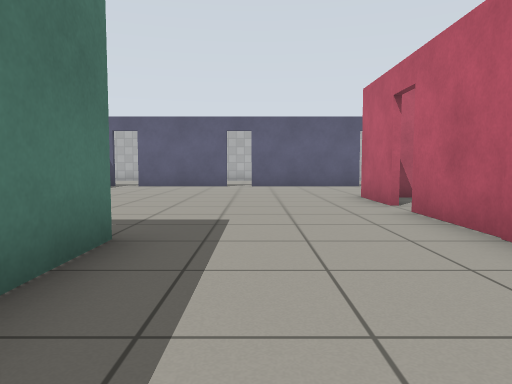
[1] (above)

21 first-person views from a walk through a Gazebo world. The camera is 0.72 m above the floor, tilts 4° down and sees 70° across. The floor is counted in squares, 1 m on a side. Each view is taken from the middle of a square. On the plan, view 1 faces up. The plan holds only what a view shows up to about 11 squares ahead; the rest is blank. Gazebo's built-in surfaces are drawn with simple patterns.

[2]
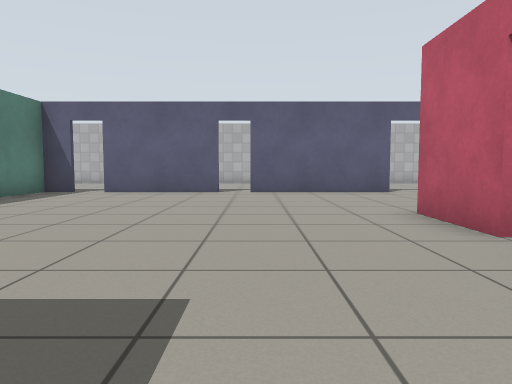

[3]
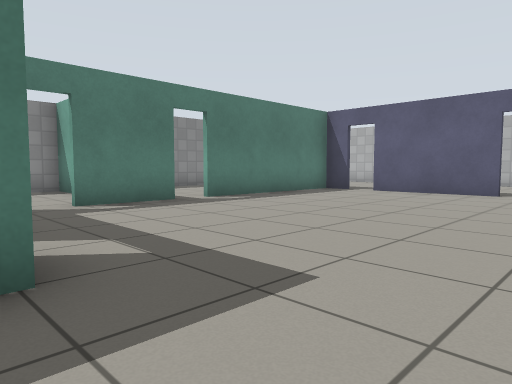

[4]
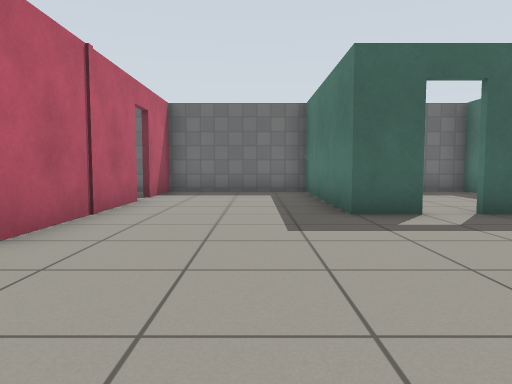

[5]
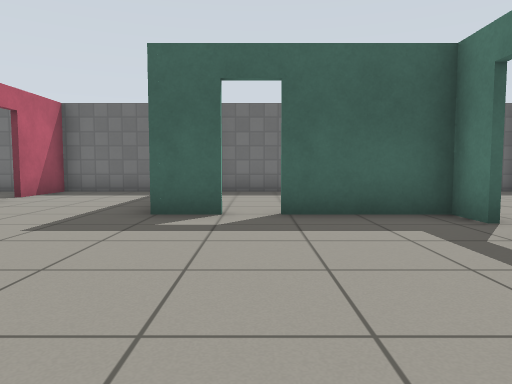

[6]
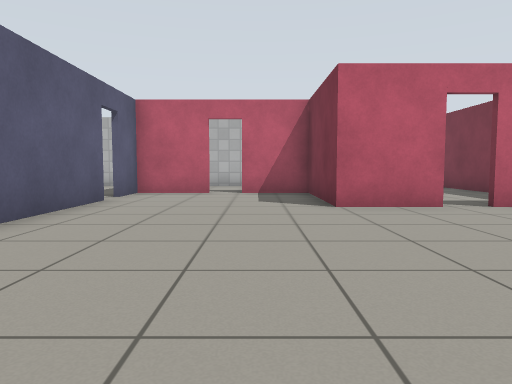

[7]
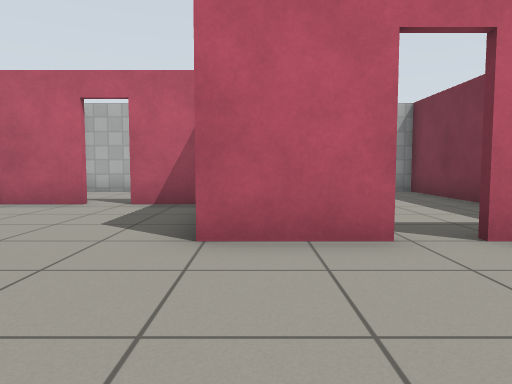

[8]
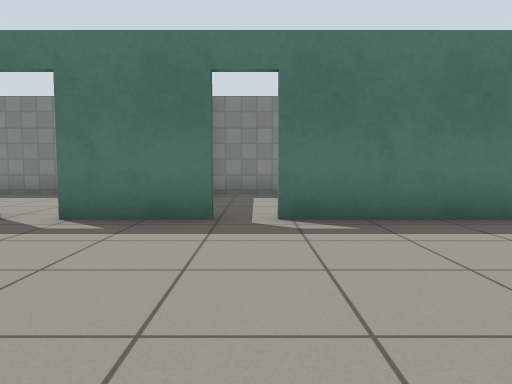

[9]
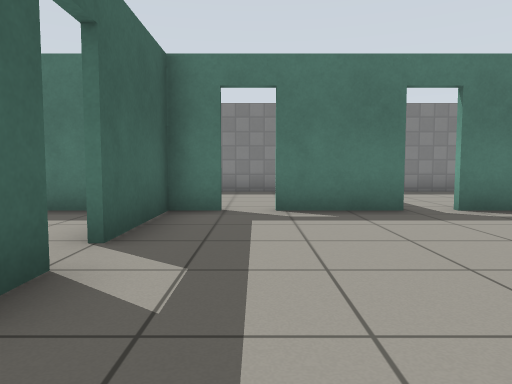

[10]
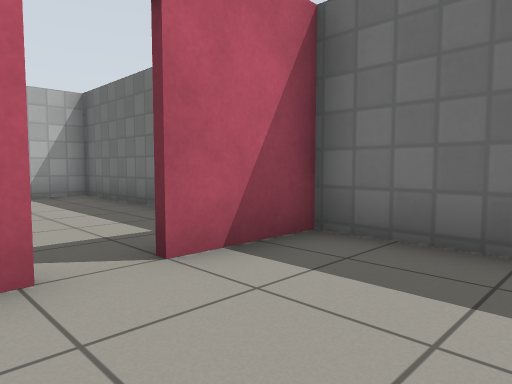

[11]
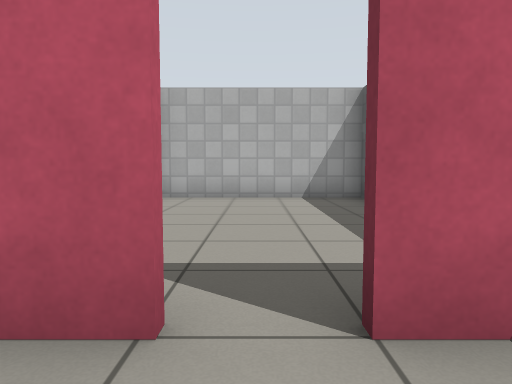

[12]
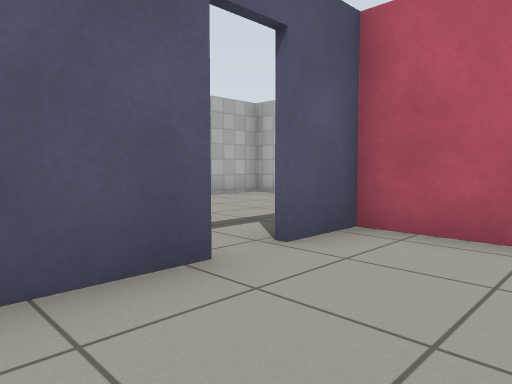

[13]
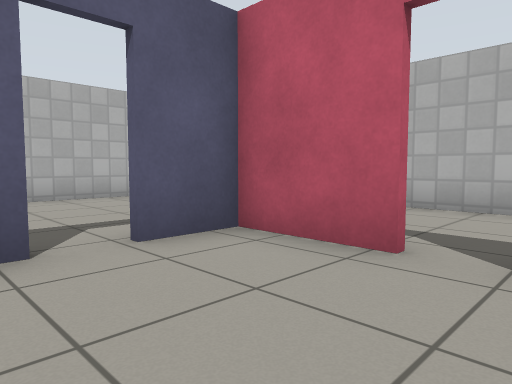

[14]
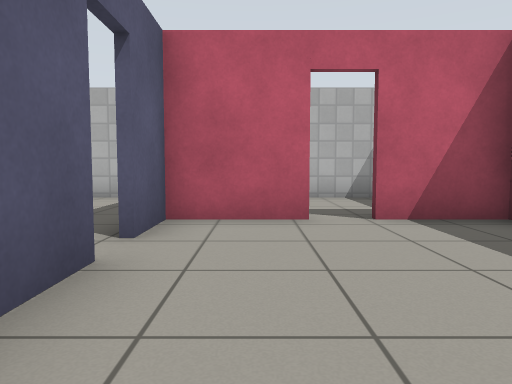

[15]
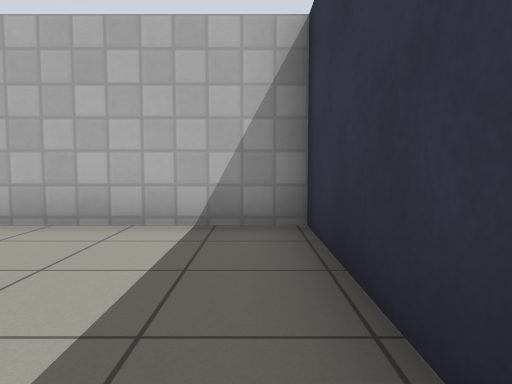

[16]
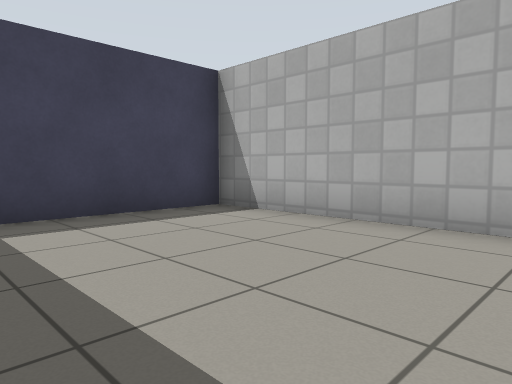

[17]
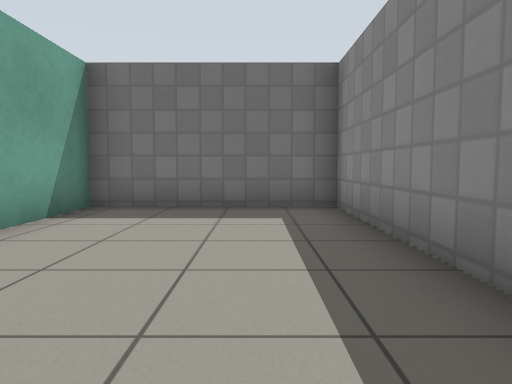

[18]
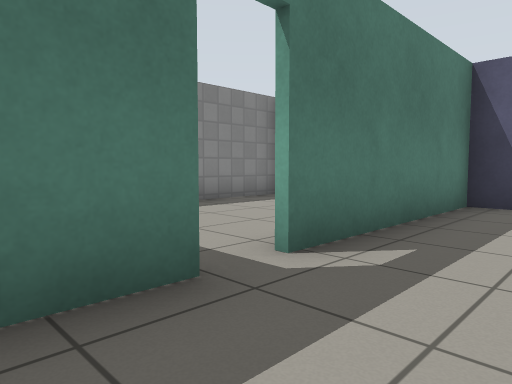

[19]
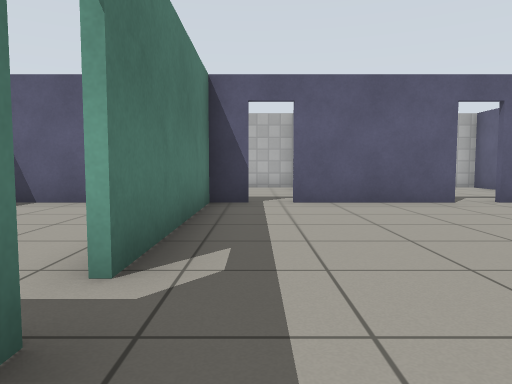

[20]
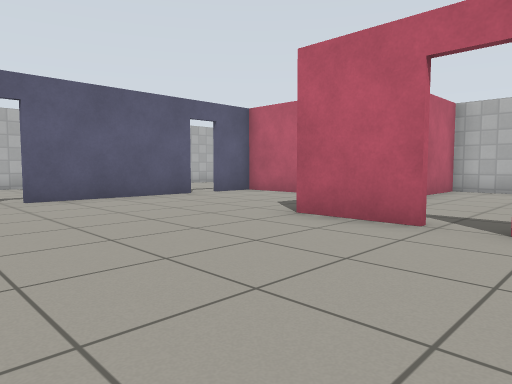

[21]
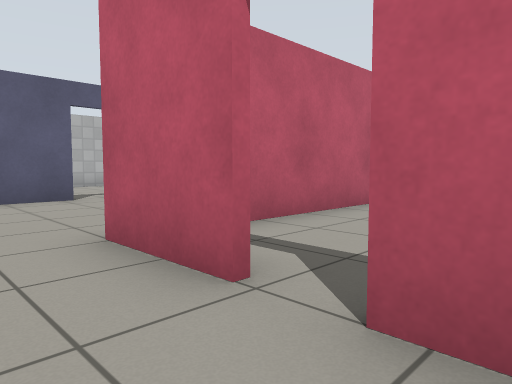

### Floor plan
Points are (right, up) in squares from view 1. A wall is a line through its corners. A room is listed if a view was taken in it or the views show most of it. See-through windows are left out.
Room 1 (views 1, 2, 3, 4, 5, 6, 7, 8, 9, 10, 11, 12, 13, 14, 18, 19, 20, 21)
walls: (2.5, 6.6) (2.5, 8.6) (5.9, 8.6) (5.9, 10.5); (-2.5, 3.6) (-1.4, 3.6) (-1.4, -1.4) (2.5, -1.4) (2.5, 0.6); (-5.9, 7.5) (-5.9, 5.2); (-5.9, 3.6) (-3.4, 3.6); (-1, 13.2) (-4.2, 13.2); (2.5, 1.4) (2.5, 5.9); (-5.1, 13.2) (-5.9, 13.2) (-5.9, 8.2); (3.8, 13.2) (-0.2, 13.2); (5.9, 11.2) (5.9, 13.4); (5.9, 13.2) (4.6, 13.2)
ways out: open door at (4, 13) to room 2; open door at (-6, 5) to room 3; open door at (2.5, 1) to room 4; open door at (-6, 8) to room 5; open door at (-3, 3.5) to room 6; open door at (6, 11) to room 7; open door at (-5, 13); open door at (-0.5, 13); gap at (2.7, 6.3)
Room 2 (views 15, 16)
walls: (5.9, 13.4) (9.5, 13.4); (9.4, 12.9) (9.4, 18.4) (2.6, 18.4) (2.6, 14.9)
ways out: open door at (4, 13) to room 1
Room 3 (view 17)
walls: (-9.4, 6.4) (-10.4, 6.4) (-10.4, -1.4) (-6, -1.4); (-6.1, -1.5) (-6.1, 0.9)
ways out: open door at (-6, 5) to room 1
Room 4 (no view inside)
walls: (6, -1.4) (9.4, -1.4) (9.4, 3.2); (3.1, -1.4) (4.4, -1.4)
ways out: open door at (2.5, 1) to room 1
Room 5 (no view inside)
walls: (-8.2, 13.2) (-9.9, 13.2); (-10.4, 13.2) (-10.4, 6.9)
ways out: open door at (-6, 8) to room 1
Room 6 (no view inside)
walls: (-5.9, 2.2) (-5.9, 1.5); (-5.9, -0.8) (-5.9, -1.5); (-6, -1.4) (-2, -1.4)
ways out: open door at (-3, 3.5) to room 1
Room 7 (no view inside)
walls: (9.4, 9.2) (9.4, 12.9)
ways out: open door at (6, 11) to room 1

Positions as (right, up) in squares from view 1, and headings:
1: (0, 0), facing up
2: (0, 3), facing up
3: (1, 3), facing up-left
4: (0, 9), facing down
5: (-3, 9), facing down
6: (-4, 10), facing right
7: (-1, 8), facing right
8: (-1, 8), facing left
9: (0, 5), facing left
10: (0, 2), facing down-right
11: (1, 1), facing right
12: (2, 11), facing up-right
13: (3, 10), facing up-right
14: (1, 12), facing right
15: (5, 14), facing right
16: (8, 14), facing up-left
17: (-9, 5), facing down
18: (-4, 6), facing up-left
19: (-5, 6), facing up
20: (-2, 5), facing up-right
21: (1, 5), facing up-right
